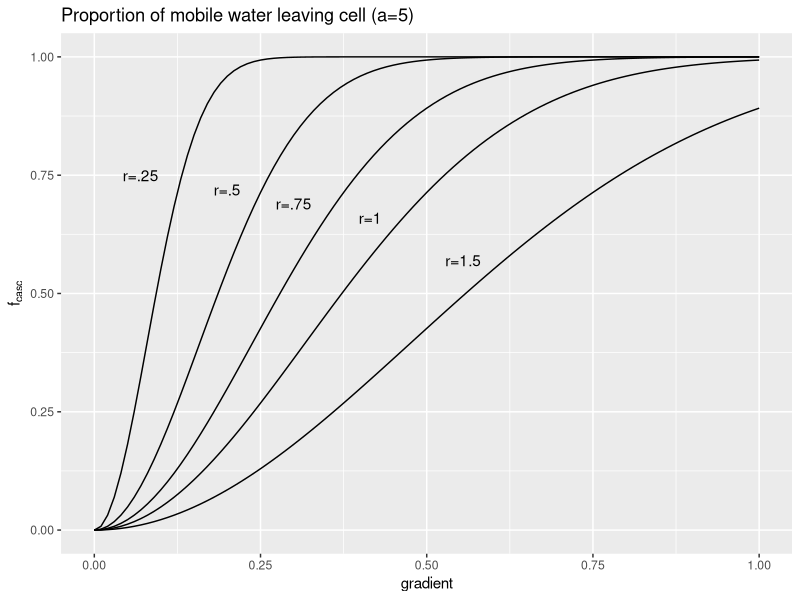

Write R code to recreate this figure.

library(ggplot2)

a = 5
fun.1 <- function(x) 1-exp(-a*x^2/0.25^2)
fun.2 <- function(x) 1-exp(-a*x^2/0.5^2)
fun.3 <- function(x) 1-exp(-a*x^2/0.75^2)
fun.4 <- function(x) 1-exp(-a*x^2)
fun.5 <- function(x) 1-exp(-a*x^2/1.5^2)

ggplot(data.frame(x = 0),aes(x=x)) + # dummy dataframe
  stat_function(fun = fun.1) + 
  stat_function(fun = fun.2) + 
  stat_function(fun = fun.3) + 
  stat_function(fun = fun.4) + 
  stat_function(fun = fun.5) +
  annotate("text", label = "r=.25", x = .07, y = .75) +
  annotate("text", label = "r=.5", x = .2, y = .72) +
  annotate("text", label = "r=.75", x = .3, y = .69) +
  annotate("text", label = "r=1", x = .415, y = .66) +
  annotate("text", label = "r=1.5", x = .555, y = .57) +
  xlim(0,1) + labs(title="Proportion of mobile water leaving cell (a=5)", x="gradient",y=expression(f["casc"]))
